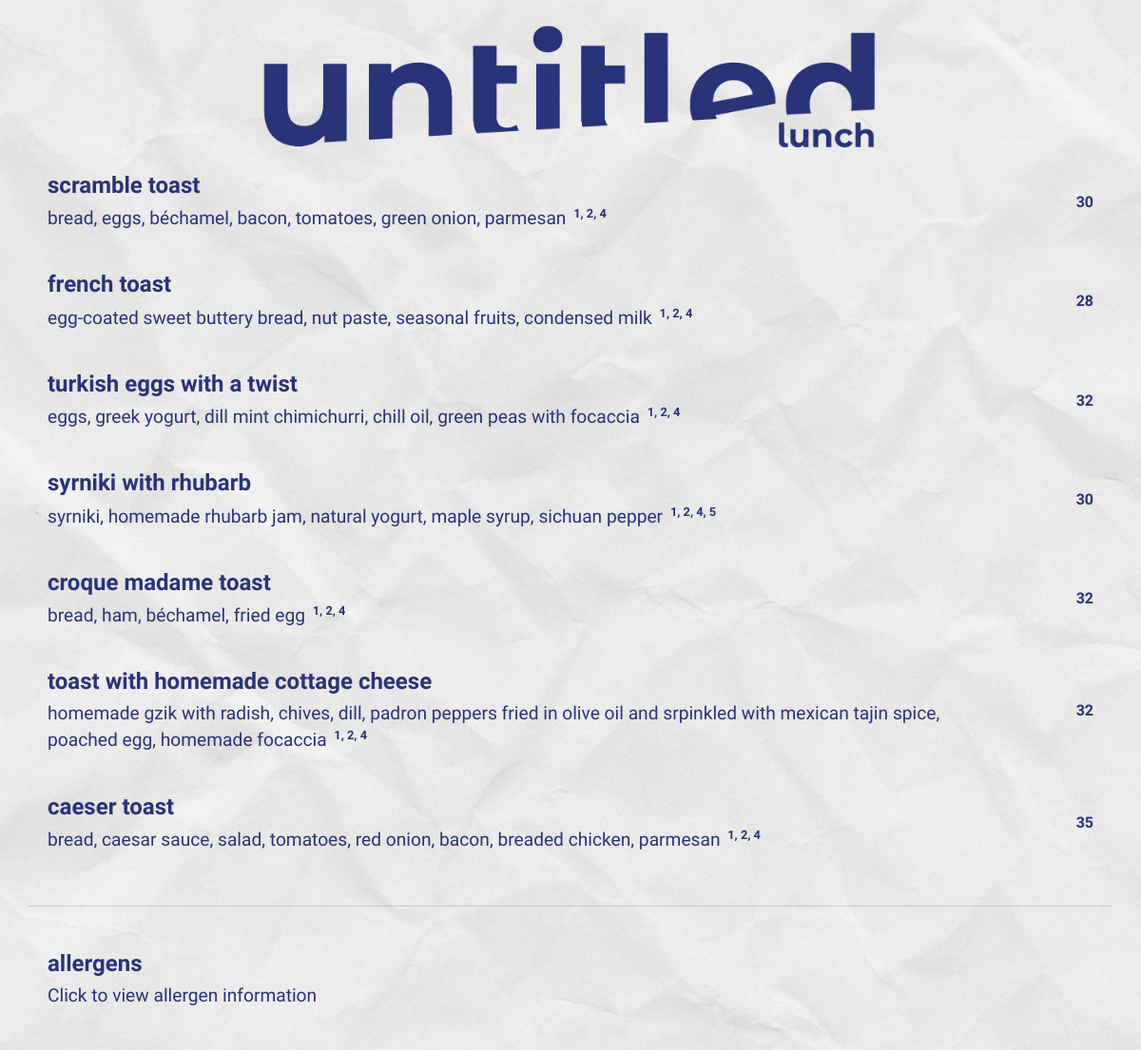
/toasts/, run on an earlier commit of the app's database.
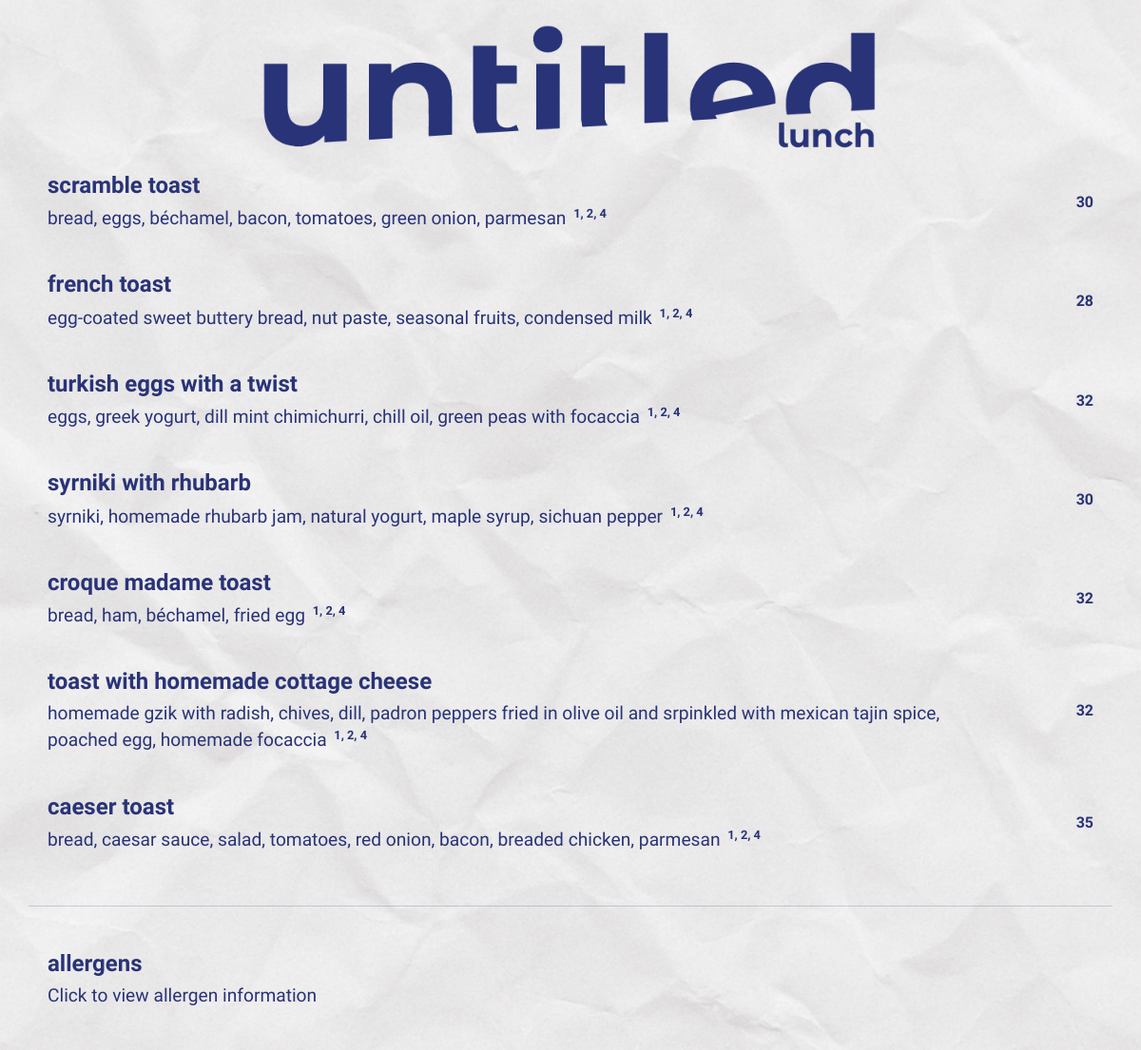
And on a later commit of the database.
### menu/models.py (models this page shows, shortened)
class Toast(models.Model):
    name = models.CharField(max_length=100)
    image = models.ImageField(upload_to='menu/images/', blank=True, null=True)
    description = models.TextField(blank=True)
    allergens = models.TextField(blank=True)
    price = models.DecimalField(max_digits=8, decimal_places=2, default=0)
    order = models.PositiveIntegerField(default=0)
    is_active = models.BooleanField(default=True)
    created_at = models.DateTimeField(auto_now_add=True, blank=True, null=True)
    updated_at = models.DateTimeField(auto_now=True, blank=True, null=True)
    @property
    def price_display(self):
        if self.price == self.price.to_integral_value():
            return int(self.price)
        return self.price

### menu/views.py (the view)
# urls.py: path('toasts/', views.toasts_list, name='toasts'),
def toasts_list(request):
    toasts = Toast.objects.filter(is_active=True).order_by('order', 'name')
    return render(request, 'menu/toasts.html', {'toasts': toasts})

### menu/templates/menu/toasts.html (shortened to what this page needs)
{% extends 'menu/base.html' %}
{% load static %}
{% block body_class %}toasts-page{% endblock %}
{% block content %}
<div class="menu-page">
    <div class="logo">
        <img src="{% static 'menu/images/logo_lunch_1.png' %}" alt="Untitled Toasts" class="logo-img">
    </div>
    {% for toast in toasts %}
        <div class="menu-item" data-id="{{ toast.id }}" {% if toast.description %}data-description="{{ toast.description }}"{% endif %} {% if toast.image %}data-image="{{ toast.image.url }}"{% endif %}>
            <div class="menu-center">
                <h3>{{ toast.name }}</h3>
                {% if toast.description %}
                    <p class="description">
                        {{ toast.description }}
                        {% if toast.allergens %}
                            <sup class="allergens-sup">{{ toast.allergens }}</sup>
                        {% endif %}
                    </p>
                {% elif toast.allergens %}
                    <p class="description">
                        <sup class="allergens-sup">{{ toast.allergens }}</sup>
                    </p>
                {% endif %}
            </div>
            <div class="menu-right">
                <p>{{ toast.price_display }}</p>
            </div>
        </div>
    {% empty %}
        <p class="empty">No toasts available 🍞</p>
    {% endfor %}
    <div class="allergens-section">
        <div class="menu-item allergens-item" data-allergens-info="true">
            <div class="menu-center">
                <h3>Allergens</h3>
                <p class="description">Click to view allergen information</p>
            </div>
        </div>
    </div>
</div>
{% endblock %}

What changed in the data, as far as the page shows it:
changed Toast "syrniki with rhubarb": allergens "1, 2, 4, 5" → "1, 2, 4"
